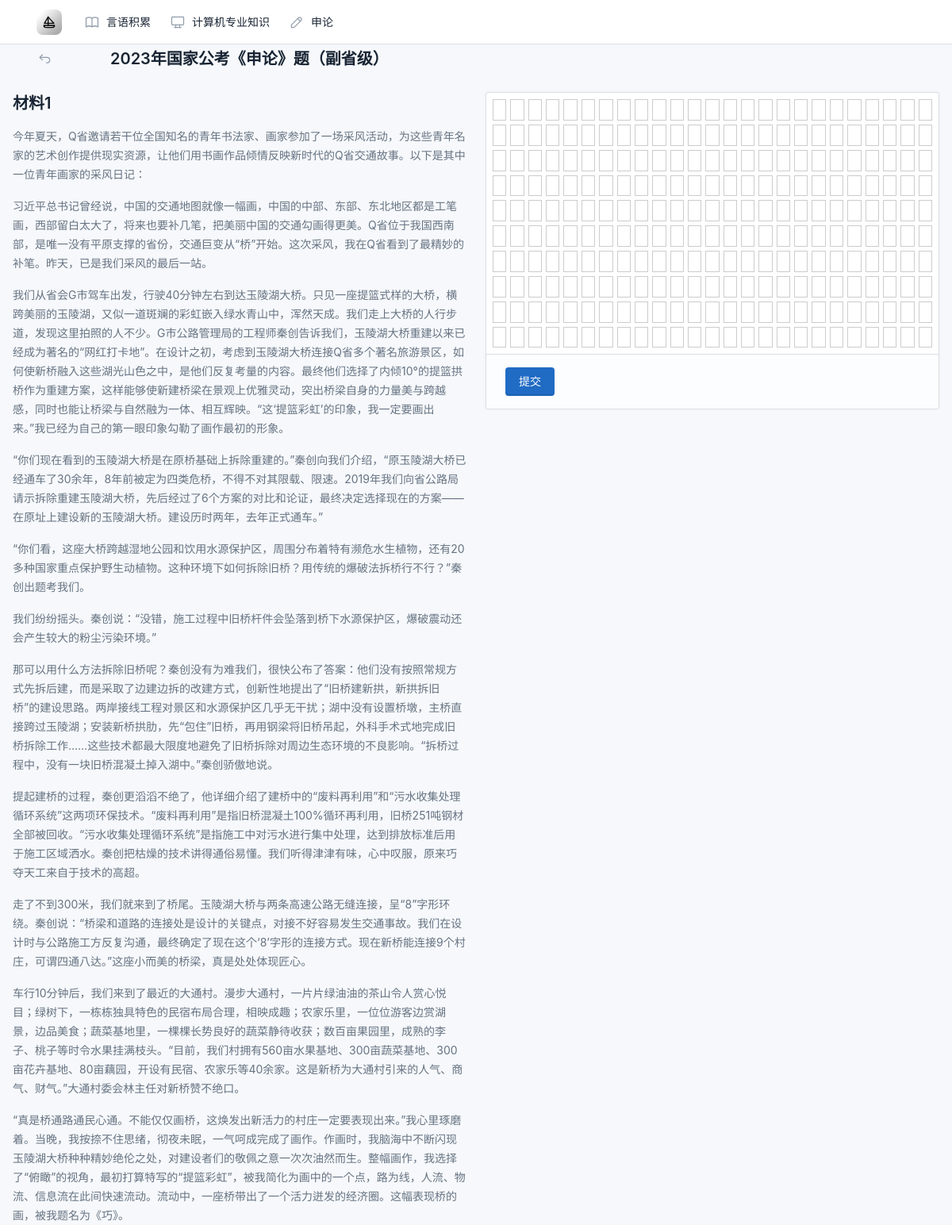
Screenshot of /argumentation/answer/1/1 with the database file from the repository.
### argumentation/models.py (models this page shows, shortened)
class Exam(models.Model):
    name = models.CharField(max_length=100, unique=True)
    year = models.IntegerField()

class Reading(models.Model):
    exam = models.ForeignKey(Exam, on_delete=models.CASCADE)
    code = models.IntegerField()
    score = models.IntegerField()
    question = models.TextField()
    required = models.IntegerField(default=0)

class Paragraph(models.Model):
    reading = models.ForeignKey(Reading, on_delete=models.CASCADE)
    no = models.IntegerField(default=0)
    content = models.TextField()

### argumentation/views.py (the view)
# urls.py: path('answer/<int:exam_id>/<int:read_id>', views.answer, name='answer'),
def answer(request, exam_id, read_id):
    exam = Exam.objects.get(pk=exam_id)
    read = Reading.objects.get(exam=exam, code=read_id)
    paragraph = Paragraph.objects.filter(reading=read)
    context = {
        'exam': exam,
        'read': read,
        'paragraph': paragraph
    }
    return render(request, 'argumentation/answer.html', context)

### templates/argumentation/answer.html (shortened to what this page needs)
{% load static %}
<!DOCTYPE html>
<html lang="en">
<head>
    <link href="{% static 'css/tabler.min.css' %}" rel="stylesheet"/>
    <link href="{% static 'css/tabler-flags.min.css' %}" rel="stylesheet"/>
    <link href="{% static 'css/tabler-payments.min.css' %}" rel="stylesheet"/>
    <link href="{% static 'css/tabler-vendors.min.css' %}" rel="stylesheet"/>
</head>
<body>
{% include 'header.html' %}
<div class="page-header d-print-none">
    <div class="container-xl">
        <div class="row g-2 align-items-center">
            <div class="col-1">
                <a class="nav-link" href="/argumentation/exam/{{ exam.id }}?read_id={{ read.code }}">
                    <span class="nav-link-icon d-md-none d-lg-inline-block">
                    </span>
                </a>
            </div>
            <div class="col-8">
                <h2 class="page-title" href="/">
                    {{ exam.name }}
                </h2>
            </div>
        </div>
    </div>
</div>
<div class="page-body">
    <div class="container-fluid">
        <div class="row g-4">
            <div class="col-6 markdown">
                <h2>材料{{ read.code }}</h2>
                {% for p in paragraph %}
                    <p class="text-muted">
                        {{ p.content }}
                    </p>
                {% endfor %}
            </div>
            <div class="col-6">
                <div class="card">
                    <div id="grid" class="m-2"></div>
                    <div class="card-footer">
                        <a href="#" class="btn btn-primary" id="submitAnswer">提交</a>
                    </div>
                </div>
            </div>
        </div>
    </div>
</div>
</body>
</html>

### templates/argumentation/answer.html (style rules this page uses)
#grid { display: grid; grid-template-columns: repeat(25, 1fr); gap: 5px; margin-bottom: 10px; }

### rows the page displays
Exam: name "2023年国家公考《申论》题（副省级）"
Reading: code "1"
Paragraph: content "今年夏天，Q省邀请若干位全国知名的青年书法家、画家参加了一场采风活动，为这些青年名家的艺术创作提供现实资源，让他们用书画作品倾情反映新时代的Q省交通故事。以下是其中一位青年画家的采风日记："
Paragraph: content "习近平总书记曾经说，中国的交通地图就像一幅画，中国的中部、东部、东北地区都是工笔画，西部留白太大了，将来也要补几笔，把美丽中国的交通勾画得更美。Q省位于我国西南部，是唯一没有平原支撑的省份，交通巨变从“桥”开始。这次采风，我在Q省看到了最精妙的补笔。昨天，已是我们采风的最后一站。"
Paragraph: content "我们从省会G市驾车出发，行驶40分钟左右到达玉陵湖大桥。只见一座提篮式样的大桥，横跨美丽的玉陵湖，又似一道斑斓的彩虹嵌入绿水青山中，浑然天成。我们走上大桥的人行步道，发现这里拍照的人不少。G市公路管理局的工程师秦创告诉我们，玉陵湖大桥重建以来已经成为著名的“网红打卡地”。在设计之初，考虑到玉陵湖大桥连接Q省多个著名旅游景区，如何使新桥融入这些湖光山色之中，是他们反复考量的内容。最终他们选择了内倾10°的提篮拱桥作为重建方案，这样能够使新建桥梁在景观上优雅灵动，突出桥梁自身的力量美与跨越感，同时也能让桥梁与自然融为一体、相互辉映。“这‘提篮彩虹’的印象，我一定要画出来。”我已经为自己的第一眼印象勾勒了画作最初的形象。"
Paragraph: content "“你们现在看到的玉陵湖大桥是在原桥基础上拆除重建的。”秦创向我们介绍，“原玉陵湖大桥已经通车了30余年，8年前被定为四类危桥，不得不对其限载、限速。2019年我们向省公路局请示拆除重建玉陵湖大桥，先后经过了6个方案的对比和论证，最终决定选择现在的方案——在原址上建设新的玉陵湖大桥。建设历时两年，去年正式通车。”"
Paragraph: content "“你们看，这座大桥跨越湿地公园和饮用水源保护区，周围分布着特有濒危水生植物，还有20多种国家重点保护野生动植物。这种环境下如何拆除旧桥？用传统的爆破法拆桥行不行？”秦创出题考我们。"
Paragraph: content "我们纷纷摇头。秦创说：“没错，施工过程中旧桥杆件会坠落到桥下水源保护区，爆破震动还会产生较大的粉尘污染环境。”"
Paragraph: content "那可以用什么方法拆除旧桥呢？秦创没有为难我们，很快公布了答案：他们没有按照常规方式先拆后建，而是采取了边建边拆的改建方式，创新性地提出了“旧桥建新拱，新拱拆旧桥”的建设思路。两岸接线工程对景区和水源保护区几乎无干扰；湖中没有设置桥墩，主桥直接跨过玉陵湖；安装新桥拱肋，先“包住”旧桥，再用钢梁将旧桥吊起，外科手术式地完成旧桥拆除工作……这些技术都最大限度地避免了旧桥拆除对周边生态环境的不良影响。“拆桥过程中，没有一块旧桥混凝土掉入湖中。”秦创骄傲地说。"
Paragraph: content "提起建桥的过程，秦创更滔滔不绝了，他详细介绍了建桥中的“废料再利用”和“污水收集处理循环系统”这两项环保技术。“废料再利用”是指旧桥混凝土100%循环再利用，旧桥251吨钢材全部被回收。“污水收集处理循环系统”是指施工中对污水进行集中处理，达到排放标准后用于施工区域洒水。秦创把枯燥的技术讲得通俗易懂。我们听得津津有味，心中叹服，原来巧夺天工来自于技术的高超。"
Paragraph: content "走了不到300米，我们就来到了桥尾。玉陵湖大桥与两条高速公路无缝连接，呈“8”字形环绕。秦创说：“桥梁和道路的连接处是设计的关键点，对接不好容易发生交通事故。我们在设计时与公路施工方反复沟通，最终确定了现在这个‘8’字形的连接方式。现在新桥能连接9个村庄，可谓四通八达。”这座小而美的桥梁，真是处处体现匠心。"
Paragraph: content "车行10分钟后，我们来到了最近的大通村。漫步大通村，一片片绿油油的茶山令人赏心悦目；绿树下，一栋栋独具特色的民宿布局合理，相映成趣；农家乐里，一位位游客边赏湖景，边品美食；蔬菜基地里，一棵棵长势良好的蔬菜静待收获；数百亩果园里，成熟的李子、桃子等时令水果挂满枝头。“目前，我们村拥有560亩水果基地、300亩蔬菜基地、300亩花卉基地、80亩藕园，开设有民宿、农家乐等40余家。这是新桥为大通村引来的人气、商气、财气。”大通村委会林主任对新桥赞不绝口。"
Paragraph: content "“真是桥通路通民心通。不能仅仅画桥，这焕发出新活力的村庄一定要表现出来。”我心里琢磨着。当晚，我按捺不住思绪，彻夜未眠，一气呵成完成了画作。作画时，我脑海中不断闪现玉陵湖大桥种种精妙绝伦之处，对建设者们的敬佩之意一次次油然而生。整幅画作，我选择了“俯瞰”的视角，最初打算特写的“提篮彩虹”，被我简化为画中的一个点，路为线，人流、物流、信息流在此间快速流动。流动中，一座桥带出了一个活力迸发的经济圈。这幅表现桥的画，被我题名为《巧》。"
